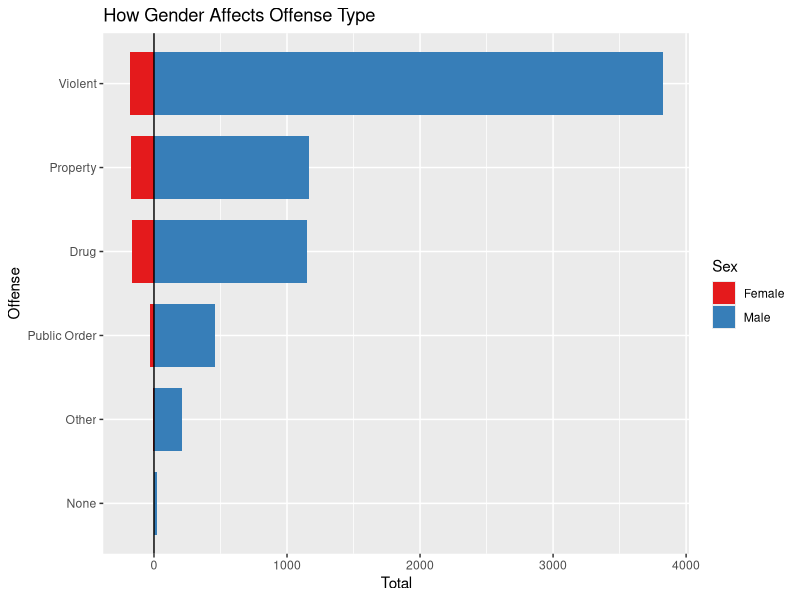
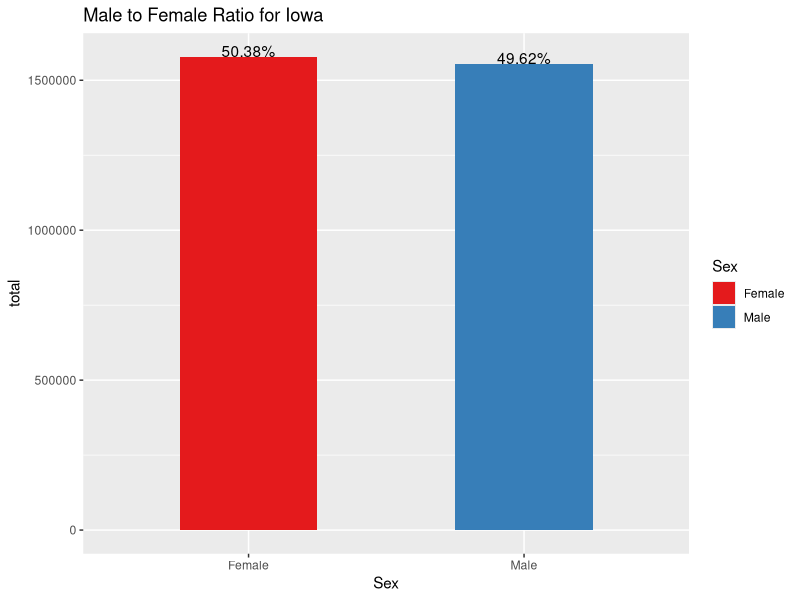
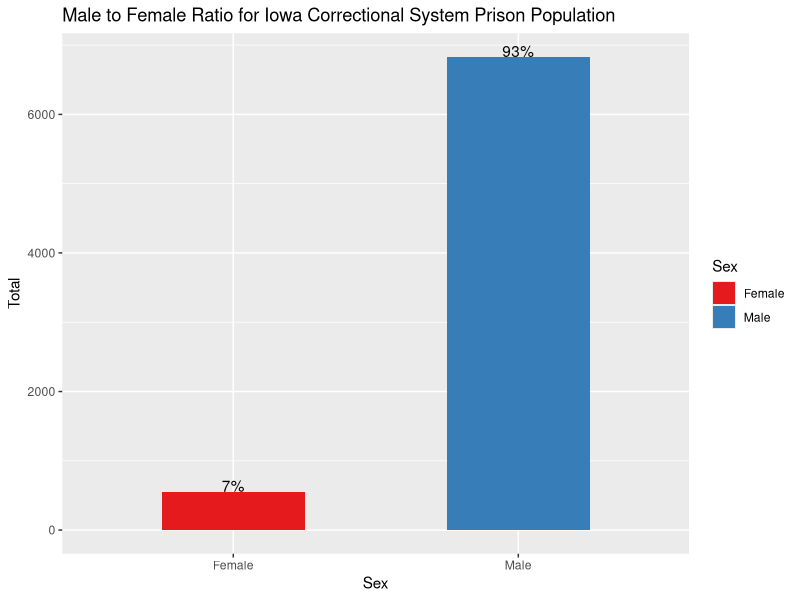
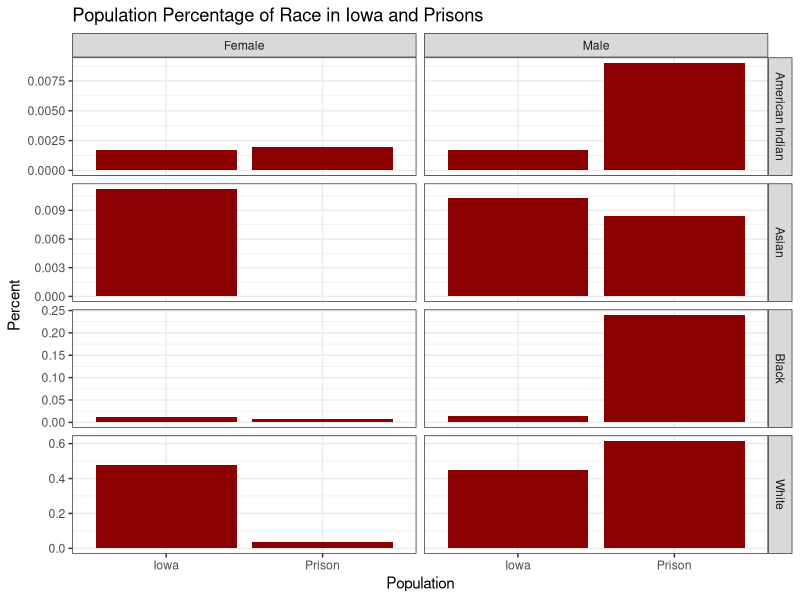
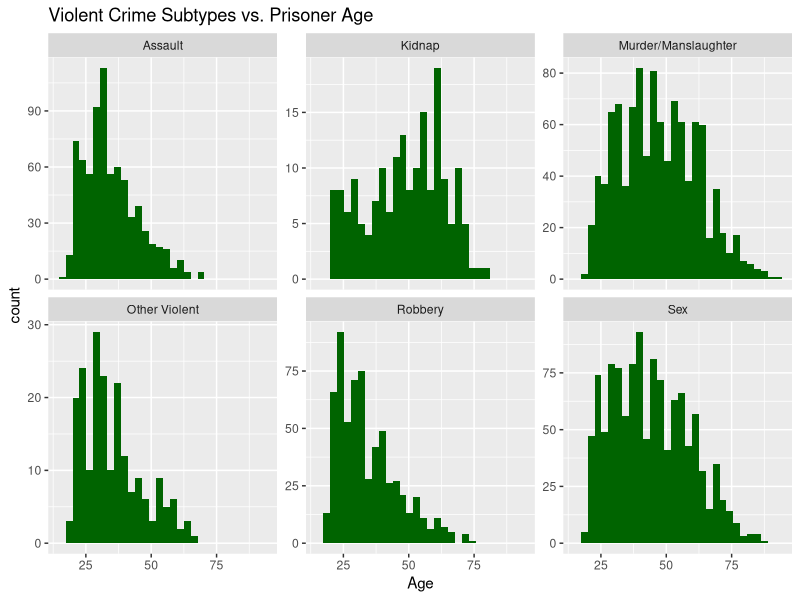
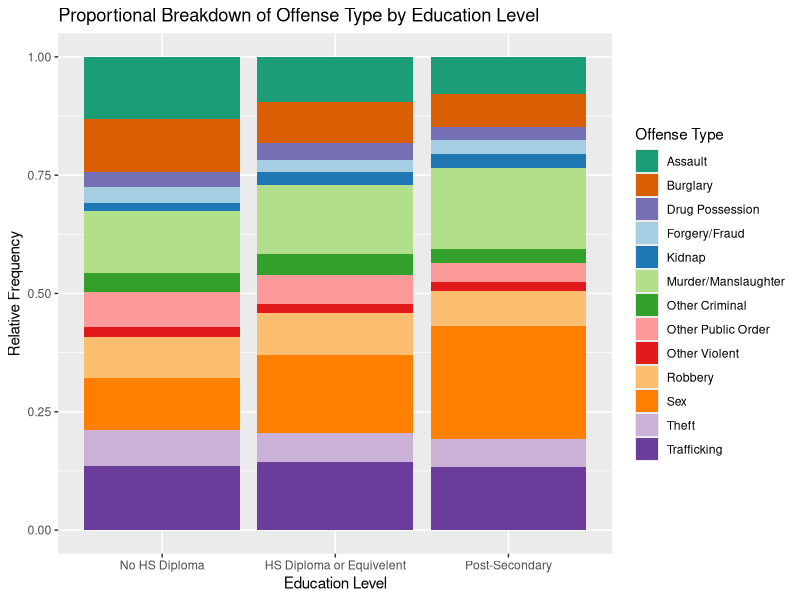
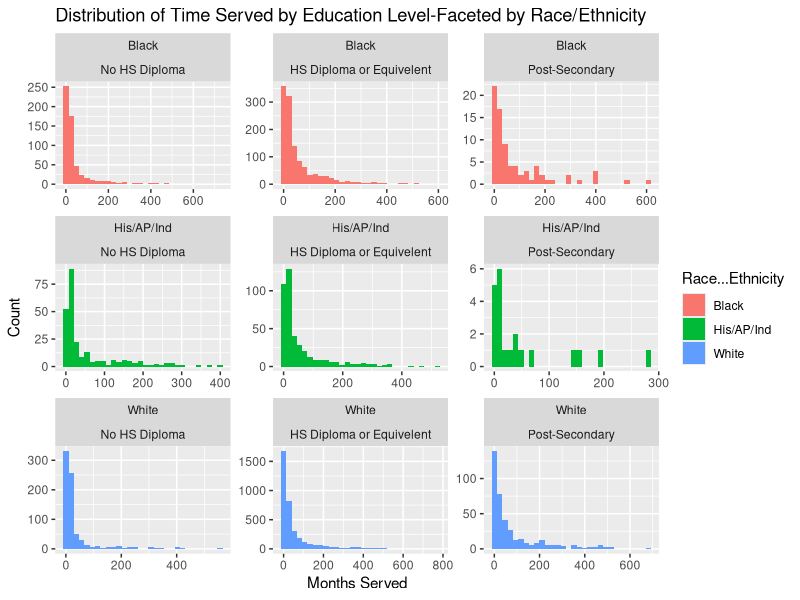
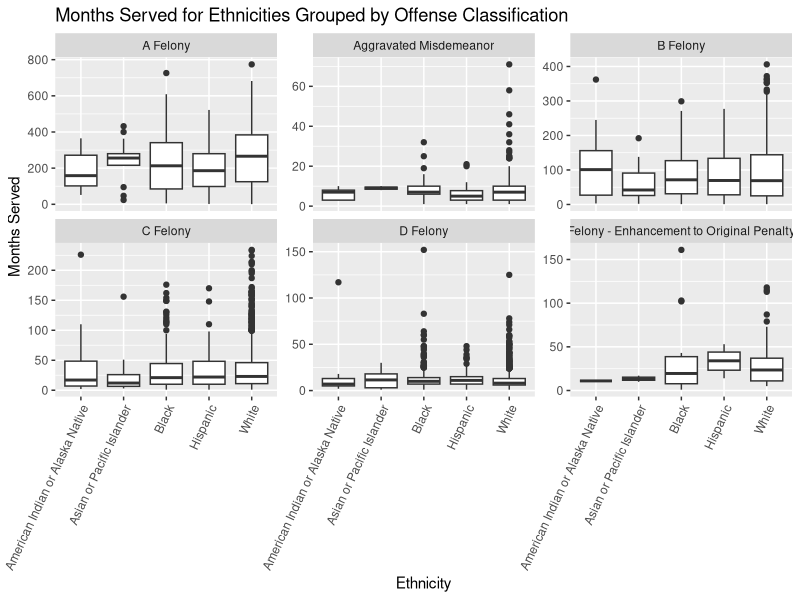

These figures' R source, in order:
## ---- chunk 1
knitr::opts_chunk$set(echo = TRUE)
## ---- chunk 2
library(dplyr)
library(lubridate)
library(tidyverse)
library(RColorBrewer)
library(ggrepel)
library(scales)
data <- readr::read_csv('Current_Iowa_Correctional_System_Prison_Population.csv')
## ---- chunk 3
offenses <- data%>%
  group_by(`Offense Type`, Sex)%>%
  summarise(Total = n(), .groups = 'drop')
offenses <- offenses %>%
  mutate(Total = ifelse(Sex == "Male",Total,-1*Total))
breaks_values <- pretty(offenses$Total)
ggplot(data = offenses, aes(x=reorder(`Offense Type`, Total), y = Total, fill=Sex))+
  geom_bar(stat = "identity", width = 0.75)+
  coord_flip()+
  scale_y_continuous(breaks = breaks_values, labels = abs(breaks_values))+ 
  scale_fill_brewer(palette = "Set1")+
  geom_hline(yintercept = 0)+
  ggtitle("How Gender Affects Offense Type")+
  xlab("Offense")
## ---- chunk 4
genderInIA <- readr::read_csv('IowaData.csv', col_types = cols())
genderInIA <- genderInIA%>%
  rename(Male = S0101_C03_001E, Female = S0101_C05_001E)%>%
  select(Male, Female)
keep = c(FALSE, TRUE)
genderInIA <- genderInIA[keep,]
genderInIA$Male <- as.numeric(genderInIA$Male)
genderInIA$Female <- as.numeric(genderInIA$Female)

genderInIA <- genderInIA %>%
  pivot_longer(cols = c(Male, Female), names_to = "Sex", values_to = "total")%>%
  mutate(Percent = label_percent()(total/sum(total)))
  
genderInPrison <- data%>%group_by(Sex)%>%
  summarise(Total=n(), .groups = 'drop')%>%
  mutate(Percent = label_percent()(Total/sum(Total)))

ggplot(genderInIA, aes(x=Sex, y=total, fill=Sex))+
  geom_bar(stat='identity', width = .5)+ 
  scale_fill_brewer(palette = "Set1")+
  ggtitle("Male to Female Ratio for Iowa")+
  geom_text(aes(label=Percent), vjust=0)

ggplot(genderInPrison, aes(x=Sex, y=Total, fill=Sex))+
  geom_bar(stat='identity', width = .5)+ 
  scale_fill_brewer(palette = "Set1")+
  ggtitle("Male to Female Ratio for Iowa Correctional System Prison Population")+
  geom_text(aes(label=Percent), vjust=0)
## ---- chunk 5
##Iowa Data Cleaning/Filtering
IA<-readr::read_csv("Iowa_Population_25_Years_and_Over_by_Sex__Race_and_Educational_Attainment__ACS_5-Year_Estimate_.csv")

IApop<-IA%>%
  filter(Sex%in%c("Male","Female"))

totalIApop<-sum(IApop$`Population Estimate`)

IApop$popPercent<-IApop$`Population Estimate`/totalIApop

filteredIApop<-IApop%>%
  select(Sex, Race, popPercent)

IowaPop<-filteredIApop%>%
  group_by(Sex,`Race`)%>%
  summarize(n=sum(popPercent))

IowaPop$Race<-factor(IowaPop$Race)

levels(IowaPop$Race)<-gsub("White Alone","White",levels(IowaPop$`Race`))
levels(IowaPop$Race)<-gsub("Black or African American Alone","Black",levels(IowaPop$`Race`))
levels(IowaPop$Race)<-gsub("Asian Alone","Asian",levels(IowaPop$`Race`))
levels(IowaPop$Race)<-gsub("American Indian and Alaska Native","American Indian",levels(IowaPop$`Race`))

IowaPop<-IowaPop%>%
  rename(popPercent=n)

##Prison Data Cleaning/Filtering
IAinterval<-interval(ymd('2014/01/01'), ymd('2018/12/31'))

data$`Prison Start Date`<-mdy(data$`Prison Start Date`)

filteredPrison<-data%>%
  filter(Age>24, `Prison Start Date` %within% IAinterval)%>%
  group_by(Sex,`Race & Ethnicity`)%>%
  summarize(n=n())

filteredPrison<-filteredPrison%>%
  ungroup%>%
  add_row(Sex="Female", `Race & Ethnicity`="Asian or Pacific Islander", n=0) 

jailPop<-sum(filteredPrison$n)

filteredPrison$popPercentJail<-filteredPrison$n/jailPop

filteredPrison$`Race & Ethnicity`<-factor(filteredPrison$`Race & Ethnicity`)

levels(filteredPrison$`Race & Ethnicity`)<-gsub("Asian or Pacific Islander","Asian",levels(filteredPrison$`Race & Ethnicity`))
levels(filteredPrison$`Race & Ethnicity`)<-gsub("American Indian or Alaska Native","American Indian",levels(filteredPrison$`Race & Ethnicity`))

filteredPrison<-filteredPrison%>%
  rename(Race=`Race & Ethnicity`)

##Join
join<-IowaPop%>%
  inner_join(filteredPrison)

join<-join%>%
  rename(Prison='popPercentJail', Iowa='popPercent')%>%
  select(-n)

##Pivot Longer
joinLong<-join%>%
  pivot_longer(Prison:Iowa, names_to='Population', values_to='percent')

##Plot
ggplot(data=joinLong, aes(x=Population, weight=percent))+geom_bar(fill="dark red")+facet_grid(Race~Sex, scales='free_y')+ylab('Percent')+ggtitle('Population Percentage of Race in Iowa and Prisons')+theme_bw()
## ---- chunk 6
violent<-data%>%
  filter(`Offense Type`=="Violent")

ggplot(data=violent, aes(x=Age))+geom_histogram(fill="dark green")+facet_wrap(~`Offense Subtype`,scales='free_y')+ggtitle('Violent Crime Subtypes vs. Prisoner Age')
## ---- chunk 7
prisonData <- read.csv('./Current_Iowa_Correctional_System_Prison_Population.csv')
prisonData$Education.Category <- factor(prisonData$Education.Category , levels = c('No HS Diploma','HS Diploma or Equivelent','Post-Secondary'))
prisonData$Education.Category[prisonData$Education.Category == ""] <-NA
prisonData2 <- prisonData %>%
filter(!is.na(Education.Category))
## ---- chunk 8

prisonData2$Offense.Subtype <- as.factor(prisonData2$Offense.Subtype)

prisonData2$Offense.Subtype[prisonData2$Offense.Subtype == 'Stolen Property'] <- 'Theft'
#1 datapoint, similar type of crime
prisonData2$Offense.Subtype[prisonData2$Offense.Subtype == 'Animals'] <- 'Other Violent'
#1 data point, Crime: Animal Torture was judged to belong in Other Violent due to heinousness of crime
prisonData2$Offense.Subtype[prisonData2$Offense.Subtype == 'Prostitution/Pimping'] <- 'Sex' 
#4 data points in this category, sex crime related
prisonData2$Offense.Subtype[prisonData2$Offense.Description == 'BURGLARY 1ST DEGREE'] <- 'Burglary' 
#For analysis, this is more meaningful in the burglary category
prisonData2$Offense.Subtype[prisonData2$Offense.Description == 'ATTEMPT BURGLARY 1ST DEGREE'] <- 'Burglary'
#Grouped with burglarly since the criminal intent was the same 
prisonData2$Offense.Subtype[prisonData2$Offense.Subtype == 'Alcohol']<- 'Other Criminal' 
#1 data point, Other criminal seemed best categorical fit
prisonData2$Offense.Subtype[prisonData2$Offense.Subtype == 'Flight/Escape']<- 'Other Criminal' 
#Only 16 data points, Other criminal seemed best categorical fit
prisonData2$Offense.Subtype[prisonData2$Offense.Subtype == 'Other Drug']<- 'Other Criminal' 
#Only 24 datapoints, Offense description included descriptions such as 'failure to affix Tax Stamp'
prisonData2$Offense.Subtype[prisonData2$Offense.Subtype == 'Vandalism']<- 'Other Criminal' 
#Only 52 datapoints, 
prisonData2$Offense.Subtype[prisonData2$Offense.Subtype == 'Arson']<- 'Other Violent' 
#Only 57 datapoints, barely visible in original plot, moved to Other Violent due to heinousness of crime
prisonData2$Offense.Subtype[prisonData2$Offense.Subtype == 'OWI']<- 'Other Public Order'
prisonData2$Offense.Subtype[prisonData2$Offense.Subtype == 'Traffic']<- 'Other Public Order' 
#Only 60 data points, general offense type already classified as Public Order 
prisonData2$Offense.Subtype[prisonData2$Offense.Subtype == 'Weapons']<- 'Other Public Order' 
#Offense type already classified as public Order and most serious was aggravated misdemeanor 
## ---- chunk 9

prisonData3 <- prisonData2 %>%
  filter(!Offense.Subtype %in% c('Arson','Alcohol', 'Animals','Flight/Escape', 'None', 'Other Drug','OWI','Prostitution/Pimping','Stolen Property','Traffic', 'Vandalism','Weapons'))

plotColors = c((brewer.pal(name="Dark2", n = 1)), brewer.pal(name="Paired", n = 12))

ggplot(data = prisonData3, aes(x = Education.Category, fill = Offense.Subtype)) + geom_bar(position = 'fill') + scale_fill_manual(values = plotColors, name = 'Offense Type') + ggtitle('Proportional Breakdown of Offense Type by Education Level') + xlab('Education Level') + ylab('Relative Frequency')

## ---- chunk 10
prisonData5 <-prisonData2

prisonData5$Race...Ethnicity[prisonData5$Race...Ethnicity == 'Hispanic'] <-'His/AP/Ind' 
prisonData5$Race...Ethnicity[prisonData5$Race...Ethnicity == 'American Indian or Alaska Native'] <-'His/AP/Ind' 
prisonData5$Race...Ethnicity[prisonData5$Race...Ethnicity == 'Asian or Pacific Islander'] <-'His/AP/Ind'

prisonData5a <- prisonData5
prisonData5$Race...Ethnicity <- as.factor(prisonData5$Race...Ethnicity)


ggplot(data = prisonData5, aes(x = Months.Served, fill = Race...Ethnicity)) + geom_histogram(position = 'stack') + facet_wrap(Race...Ethnicity~Education.Category, scales = 'free') + ggtitle('Distribution of Time Served by Education Level-Faceted by Race/Ethnicity') + xlab('Months Served') + ylab('Count')

## ---- chunk 11
# Loading and Cleaning

df <- read.csv('Current_Iowa_Correctional_System_Prison_Population.csv')

df <- df %>%
  filter(Prison.Admission.Type == "New Admit New Sentence" & Offense.Classification != "None" & Offense.Classification != "Felony - Mandatory Minimum" & Offense.Classification != "Simple Misdemeanor" & Offense.Classification != "Serious Misdemeanor" & Offense.Classification != "Other Felony")

# Plotting

ggplot(df, aes(x = Race...Ethnicity, y = Months.Served)) +
  geom_boxplot() + facet_wrap(~Offense.Classification, scales = "free_y") +
  theme(axis.text.x = element_text(angle = 65, vjust = 1, hjust = 1)) +
  labs(x = "Ethnicity", y = "Months Served", title = "Months Served for Ethnicities Grouped by Offense Classification")
## ---- chunk 12
# Loading and Cleaning

df <- read.csv('Current_Iowa_Correctional_System_Prison_Population.csv')

df <- df %>%
  filter(Prison.Admission.Type != "New Admit New Sentence" & Prison.Admission.Type != "Other")
df$Education.Category <- replace(df$Education.Category, df$Education.Category == "", NA) 

# Plotting
# Commented out plots were used on the presentation, but omitted here to save space.

# ggplot(df, aes(x = Age)) +
#   geom_histogram() +
#   labs(x = "Age", y = "Count", title = "Age Distribution of Reoffenders")
# 
# ggplot(df, aes(x = Race...Ethnicity)) +
#   geom_bar() +
#   labs(x = "Race/Ethnicity", y = "Count", title = "Total Reoffenders by Race/Ethnicity") +
#   theme(axis.text.x = element_text(angle = 65, vjust = 1, hjust = 1))
# 
# ggplot(df, aes(x = Education.Category)) +
#   geom_bar() +
#   labs(x = "Education Category", y = "Count", title = "Total Reoffenders by Education Category")
# 
# ggplot(df, aes(x = Offense.Type)) +
#   geom_bar() +
#   labs(x = "Offense Type", y = "Count", title = "Total Reoffenders by Offense Type")

ra <- df %>%
  group_by(interaction(Race...Ethnicity, Offense.Type, sep = " . ")) %>%
  summarize(n = n()) %>%
  rename(total = "n") %>%
  separate('interaction(Race...Ethnicity, Offense.Type, sep = " . ")', into = c("Race...Ethnicity", "Offense_Type"), sep = " . ")

ggplot(ra, aes(x = Race...Ethnicity, y = total, fill = Offense_Type)) +
  geom_bar(position="stack", stat="identity") +
  labs(x = "Race/Ethnicity", y = "Count", title = "Offense Type Totals by Race/Ethnicity") +
  theme(axis.text.x = element_text(angle = 50, vjust = 1, hjust = 1))
## ---- chunk 13

#cleaning and filtering

newData <- data[!(data$`Offense Type` == 'None'),]

min <- newData %>% group_by(`Offense Type`) %>% filter(`Months Served` == min(`Months Served`)) %>% select(`Offense Type`, `Months Served`) %>% rename(`Min Months Served` = `Months Served`) %>% distinct()

max <- newData %>% group_by(`Offense Type`) %>% filter(`Months Served` == max(`Months Served`)) %>% select(`Offense Type`, `Months Served`) %>% rename(`Max Months Served` = `Months Served`)

avg <- newData %>% group_by(`Offense Type`) %>% summarise(`Months Served` = mean(`Months Served`)) %>% select(`Offense Type`, `Months Served`) %>% rename(`Avg Months Served` = `Months Served`)

# joining

join <- full_join(max, avg)
join <- full_join(join, min)

join$Range <- join$`Max Months Served` - join$`Avg Months Served`

#plotting

join %>% ggplot(aes(x=reorder(`Offense Type`, -`Max Months Served`))) + geom_bar(aes(y=`Max Months Served`, fill = "Max Months Served"), stat="identity", position ="identity") + geom_bar(aes(y=`Avg Months Served`, fill = "Avg Months Served"), stat="identity", position ="identity") + geom_bar(aes(y=`Min Months Served`, fill = "Min Months Served"), stat="identity", position ="identity") + scale_fill_manual(name = "legend",values = c("Max Months Served" = "deepskyblue4", "Avg Months Served" = "chartreuse4", "Min Months Served" = "red")) + labs(x = "Offense Type", y = "Months Served", title = "Max and Average Months Served for Offense Type")

#join %>% ggplot(aes(x=reorder(`Offense Type`, -`Avg Months Served`), y=`Avg Months Served`)) + geom_bar(stat="identity", position ="identity", fill="chartreuse4") + ggtitle("Average Months Served for Offense Type") + xlab("Offense Type")
## ---- chunk 14
sex <- data %>% group_by(`Sex`) %>% summarise(`Months Served` = mean(`Months Served`)) %>% select(`Sex`, `Months Served`)
race <- data %>% group_by(`Race & Ethnicity`) %>% summarise(`Months Served` = mean(`Months Served`)) %>% select(`Race & Ethnicity`, `Months Served`)
offense <- data %>% group_by(`Offense Classification`) %>% summarise(`Months Served` = mean(`Months Served`)) %>% select(`Offense Classification`, `Months Served`) %>% arrange(desc(`Months Served`))

offense %>% ggplot(aes(x=reorder(`Offense Classification`, -`Months Served`), y=`Months Served`)) + geom_bar(stat="identity") + theme(axis.text.x=element_text(angle=45, hjust=1)) + labs(x = "Offense Classification", y = "Months Served", title = "Avg Months Served for Offense Classification")

#Plots used on the presentation, but omitted here to save space.

#race %>% ggplot(aes(x=reorder(`Race & Ethnicity`, -`Months Served`), y=`Months Served`)) + geom_bar(stat="identity") + theme(axis.text.x=element_text(angle=45, hjust=1)) + labs(x = "Race & Ethnicity", y = "Months Served", title = "Avg Months Served for Race/Ethnicity")

#sex %>% ggplot(aes(x=reorder(`Sex`, -`Months Served`), y=`Months Served`)) + geom_bar(stat="identity") + labs(x = "Sex", y = "Months Served", title = "Avg Months Served for Male vs Female")
